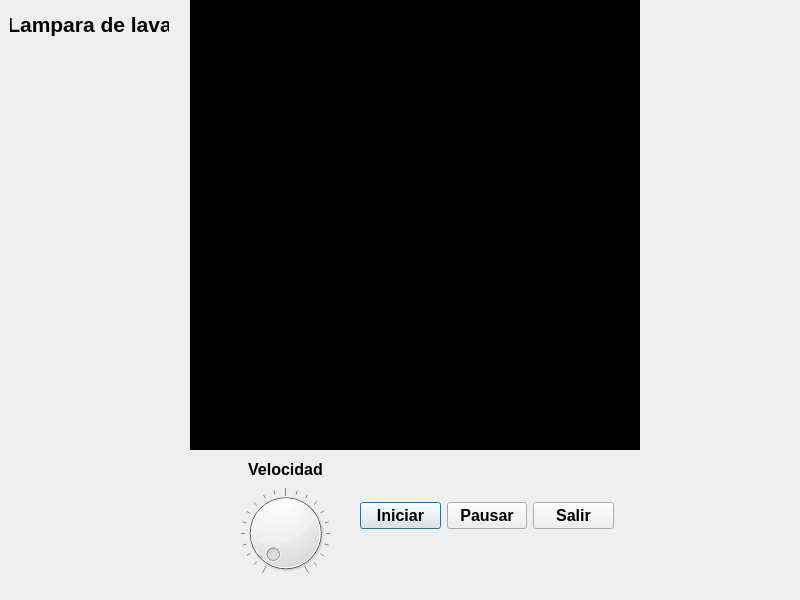
<?xml version="1.0" encoding="UTF-8"?>
<ui version="4.0">
 <class>Dialog</class>
 <widget class="QDialog" name="Dialog">
  <property name="geometry">
   <rect>
    <x>0</x>
    <y>0</y>
    <width>800</width>
    <height>600</height>
   </rect>
  </property>
  <property name="windowTitle">
   <string>Dialog</string>
  </property>
  <widget class="QWidget" name="widget" native="true">
   <property name="geometry">
    <rect>
     <x>190</x>
     <y>0</y>
     <width>450</width>
     <height>450</height>
    </rect>
   </property>
   <property name="styleSheet">
    <string notr="true">background-color: rgb(0, 0, 0);</string>
   </property>
   <widget class="QLabel" name="lava1">
    <property name="geometry">
     <rect>
      <x>40</x>
      <y>40</y>
      <width>91</width>
      <height>111</height>
     </rect>
    </property>
    <property name="text">
     <string/>
    </property>
    <property name="scaledContents">
     <bool>true</bool>
    </property>
   </widget>
   <widget class="QLabel" name="lava3">
    <property name="geometry">
     <rect>
      <x>290</x>
      <y>350</y>
      <width>101</width>
      <height>91</height>
     </rect>
    </property>
    <property name="text">
     <string/>
    </property>
    <property name="scaledContents">
     <bool>true</bool>
    </property>
   </widget>
   <widget class="QLabel" name="lava2">
    <property name="geometry">
     <rect>
      <x>210</x>
      <y>150</y>
      <width>101</width>
      <height>131</height>
     </rect>
    </property>
    <property name="text">
     <string/>
    </property>
    <property name="scaledContents">
     <bool>true</bool>
    </property>
   </widget>
   <widget class="QLabel" name="lava4">
    <property name="geometry">
     <rect>
      <x>20</x>
      <y>330</y>
      <width>71</width>
      <height>91</height>
     </rect>
    </property>
    <property name="text">
     <string/>
    </property>
    <property name="scaledContents">
     <bool>true</bool>
    </property>
   </widget>
   <widget class="QLabel" name="lava">
    <property name="geometry">
     <rect>
      <x>330</x>
      <y>50</y>
      <width>81</width>
      <height>91</height>
     </rect>
    </property>
    <property name="text">
     <string/>
    </property>
    <property name="scaledContents">
     <bool>true</bool>
    </property>
   </widget>
  </widget>
  <widget class="QWidget" name="layoutWidget">
   <property name="geometry">
    <rect>
     <x>360</x>
     <y>500</y>
     <width>254</width>
     <height>32</height>
    </rect>
   </property>
   <layout class="QGridLayout" name="gridLayout">
    <item row="0" column="0">
     <widget class="QPushButton" name="pushButton">
      <property name="font">
       <font>
        <pointsize>12</pointsize>
        <bold>true</bold>
       </font>
      </property>
      <property name="text">
       <string>Iniciar</string>
      </property>
     </widget>
    </item>
    <item row="0" column="1">
     <widget class="QPushButton" name="pushButton_2">
      <property name="font">
       <font>
        <pointsize>12</pointsize>
        <bold>true</bold>
       </font>
      </property>
      <property name="text">
       <string>Pausar</string>
      </property>
     </widget>
    </item>
    <item row="0" column="2">
     <widget class="QPushButton" name="pushButton_3">
      <property name="font">
       <font>
        <pointsize>12</pointsize>
        <bold>true</bold>
       </font>
      </property>
      <property name="text">
       <string>Salir</string>
      </property>
     </widget>
    </item>
   </layout>
  </widget>
  <widget class="QWidget" name="layoutWidget">
   <property name="geometry">
    <rect>
     <x>240</x>
     <y>460</y>
     <width>91</width>
     <height>121</height>
    </rect>
   </property>
   <layout class="QGridLayout" name="gridLayout_2">
    <item row="1" column="0">
     <widget class="QDial" name="dialVelocidad">
      <property name="minimum">
       <number>20</number>
      </property>
      <property name="maximum">
       <number>40</number>
      </property>
      <property name="singleStep">
       <number>1</number>
      </property>
      <property name="invertedAppearance">
       <bool>false</bool>
      </property>
      <property name="notchesVisible">
       <bool>true</bool>
      </property>
     </widget>
    </item>
    <item row="0" column="0">
     <widget class="QLabel" name="label">
      <property name="font">
       <font>
        <pointsize>12</pointsize>
        <bold>true</bold>
       </font>
      </property>
      <property name="text">
       <string>Velocidad</string>
      </property>
      <property name="alignment">
       <set>Qt::AlignCenter</set>
      </property>
     </widget>
    </item>
   </layout>
  </widget>
  <widget class="QLabel" name="label_2">
   <property name="geometry">
    <rect>
     <x>10</x>
     <y>10</y>
     <width>159</width>
     <height>28</height>
    </rect>
   </property>
   <property name="font">
    <font>
     <pointsize>16</pointsize>
     <bold>true</bold>
    </font>
   </property>
   <property name="text">
    <string>Lampara de lava</string>
   </property>
   <property name="alignment">
    <set>Qt::AlignCenter</set>
   </property>
  </widget>
 </widget>
 <resources/>
 <connections/>
</ui>
